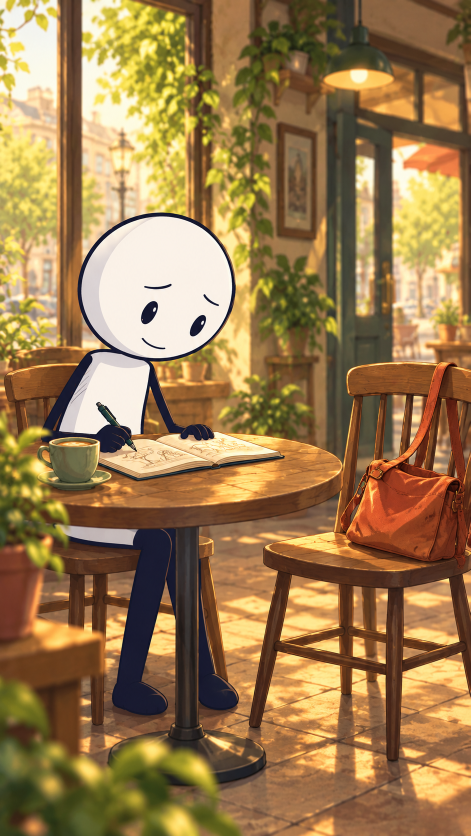
#> input picture outputs/the-empty-chair-source/assets/01-alone.png, 941 x 1672 px (shown at 1/2 size); its folder holds 6 pictures in this run
$ python recut.py
#> lines starting #> are read from the running program, lines starting #| are printed output that depends on the picture
### outputs/the-empty-chair-source/render.py
"""The Empty Chair: illustrated character animation, narration and local assembly.

Rebuild offline with Pillow and FFmpeg. All timings follow the included voice take.
Source coordinates use the 941 x 1672 illustration canvas; rendering is 720 x 1280.
"""
from array import array
import argparse
from bisect import bisect_right
import json
import math
from pathlib import Path
import random
import subprocess
import wave

from PIL import Image, ImageDraw, ImageEnhance, ImageFont

HERE = Path(__file__).resolve().parent
OUT = HERE.parent
SIZE = (720, 1280)
W, H = SIZE
FPS = 24
SPEED = .95
LEAD = .4
PAUSES = [(20.298, .5), (24.347, 1.0), (29.293, .55), (37.350, .3)]
TAIL = 3.0
VOICE_LENGTH = 41.016
DURATION = math.ceil((LEAD + VOICE_LENGTH / SPEED + sum(p[1] for p in PAUSES) + TAIL) * FPS) / FPS
FONT = '/System/Library/Fonts/Supplemental/Arial Bold.ttf'
if not Path(FONT).exists():
    FONT = '/usr/share/fonts/truetype/dejavu/DejaVuSans-Bold.ttf'


def ease(x):
    x = max(0, min(1, x))
    return x * x * (3 - 2 * x)


def pulse(t, start, length):
    return math.sin(math.pi * (t - start) / length) ** 2 if start < t < start + length else 0


def when(t, after=True):
    return LEAD + t / SPEED + sum(gap for at, gap in PAUSES if at < t or (after and at == t))


# Shot duration is independent of camera motion: no constant zooming or floating.
# crop = center x, center y, scale, measured in original illustration coordinates.
EDIT = [
    (0, 'alone', (470, 830, 1.04), 'draw', 'THE EMPTY CHAIR'),
    (3.220, 'alone', (355, 825, 1.48), 'draw', ''),
    (5.135, 'alone', (706, 1040, 2.0), 'still', ''),
    (6.970, 'question', (470, 730, 1.13), 'ask', ''),
    (10.421, 'question', (290, 690, 1.70), 'hesitate', ''),
    (11.700, 'bag', (470, 850, 1.08), 'lift', ''),
    (13.016, 'together', (470, 800, 1.12), 'talk', ''),
    (16.222, 'together', (630, 650, 1.55), 'ask', ''),
    (17.853, 'together', (300, 650, 1.65), 'nod', ''),
    (18.858, 'together', (470, 790, 1.16), 'talk', ''),
    (20.298, 'waiting', (470, 830, 1.06), 'wait', 'THE NEXT MORNING'),
    (23.125, 'waiting', (670, 850, 1.25), 'still', ''),
    (24.347, 'waiting', (320, 685, 1.57), 'wait', 'THREE MORNINGS'),
    (26.793, 'disappointed', (470, 830, 1.06), 'sad', 'THE FOURTH MORNING'),
    (29.293, 'return', (470, 770, 1.08), 'return', ''),
    (32.350, 'return', (650, 880, 1.48), 'show', ''),
    (34.021, 'books', (655, 790, 1.42), 'still', ''),
    (37.350, 'return', (370, 730, 1.25), 'laugh', ''),
    (40.964, 'books', (470, 835, 1.02), 'still', ''),
]


# heads: ellipse and eye centers in the original illustration canvas.
SPECS = {
    'alone': dict(file='01-alone.png', heads=[(313, 576, 157, 150, [(298, 624), (397, 651)])],
                  hands=[(235, 858, 68, 72)]),
    'question': dict(file='02-question.png', heads=[
        (254, 582, 145, 139, [(268, 612), (358, 566)]),
        (641, 462, 143, 137, [(548, 497), (645, 522)])], hands=[(650, 815, 78, 67)]),
    'bag': dict(file='02b-bag.png', heads=[
        (313, 597, 145, 131, [(338, 620), (423, 565)]),
        (641, 462, 143, 137, [(548, 497), (645, 522)])], hands=[(699, 778, 100, 110)]),
    'together': dict(file='03-together.png', heads=[
        (248, 578, 145, 133, [(268, 609), (355, 565)]),
        (662, 546, 147, 142, [(562, 593), (658, 614)])], hands=[(615, 810, 95, 87)]),
    'waiting': dict(file='04-waiting.png', heads=[
        (300, 565, 155, 140, [(347, 585), (430, 557)])], hands=[(235, 858, 68, 72)]),
    'disappointed': dict(file='05-disappointed.png', heads=[
        (314, 576, 154, 143, [(293, 646), (390, 663)])], hands=[]),
    'return': dict(file='06-return-final.png', heads=[
        (249, 577, 146, 133, [(263, 598), (348, 545)]),
        (641, 430, 143, 132, [(545, 457), (640, 489)])], hands=[]),
    'books': dict(file='07-books-final.png', heads=[], hands=[]),
}


# [39 lines left out: functions read_cues, prepare_voice, not called in this run]


class Scene:
    def __init__(self, name, spec):
#> called with name = 'alone'
        self.name = name
        self.im = Image.open(HERE / 'assets' / spec['file']).convert('RGB').resize(SIZE, Image.Resampling.LANCZOS)
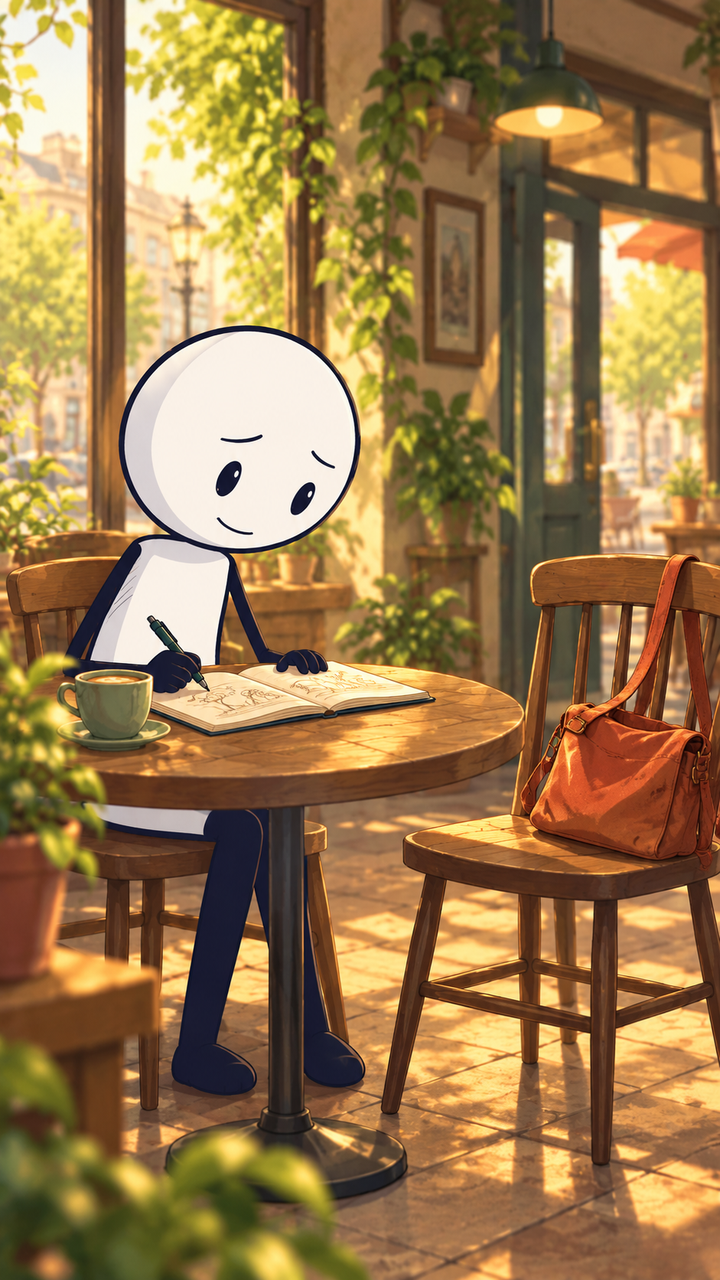
#> self.im: PIL image 720x1280 RGB; mean R, G, B 154.6, 122.8, 78.3
        self.heads = [(x * W / 941, y * H / 1672, rx * W / 941, ry * H / 1672,
                       [(ex * W / 941, ey * H / 1672) for ex, ey in eyes])
                      for x, y, rx, ry, eyes in spec['heads']]
        self.hands = [(x * W / 941, y * H / 1672, rx * W / 941, ry * H / 1672)
                      for x, y, rx, ry in spec['hands']]

    # [65 lines left out: functions frame, lines_for, not called in this run]


class Reel:
    # [70 lines left out: functions __init__, frame, sound_bed, not called in this run]


def srt_time(sec):
    ms = round(sec*1000)
    return f'{ms//3600000:02}:{ms//60000%60:02}:{ms//1000%60:02},{ms%1000:03}'


# [43 lines left out: function render, not called in this run]


# [6 lines that do not run on import are left out]

### outputs/the-empty-chair-source/recut.py
"""Rhythm revision: original illustrations and stable eyes, new narration and edit.

Offline rebuild: python outputs/the-empty-chair-source/recut.py [--preview]
"""
from array import array
import argparse
import json
import math
from pathlib import Path
import random
import subprocess
import wave
from PIL import Image, ImageDraw, ImageEnhance, ImageFont
from render import Scene, SPECS, HERE, OUT, SIZE, FPS, FONT, ease, lines_for

LEAD=.3
PAUSES=[(6.030,.2),(8.801,.3),(16.636,.55),(19.201,.8),(20.335,.45),(22.899,.9),(29.922,.25)]
VOICE_LENGTH=33.456
TAIL=2.8
DURATION=math.ceil((LEAD+VOICE_LENGTH+sum(g for _,g in PAUSES)+TAIL)*FPS)/FPS


def at(t,after=True):
    return LEAD+t+sum(g for p,g in PAUSES if p<t or (after and p==t))


# Uneven durations follow the emotional action rather than a repeating shot grid.
# time, image, camera center/zoom, acting, camera move, brief time-jump label
SHOTS=[
 (0,'alone',(350,720,1.40),'draw','settle',''),
 (2.860,'alone',(470,850,1.06),'draw','hold',''),
 (4.55,'alone',(706,1050,2.0),'still','hold',''),
 (6.030,'question',(470,735,1.15),'ask','hold',''),
 (8.801,'question',(290,665,1.62),'hesitate','hold',''),
 (9.7,'bag',(520,860,1.18),'lift','hold',''),
 (10.979,'together',(470,760,1.15),'talk','hold',''),
 (12.551,'together',(650,600,1.58),'ask','hold',''),
 (14.355,'together',(300,615,1.70),'nod','hold',''),
 (15.45,'together',(470,790,1.14),'talk','hold',''),
 (16.636,'waiting',(470,830,1.06),'wait','hold','THE NEXT MORNING'),
 (18.45,'waiting',(705,980,1.67),'still','hold',''),
 (19.201,'waiting',(320,655,1.57),'wait','hold','THE NEXT DAY'),
 (20.335,'disappointed',(470,830,1.08),'sad','hold','DAY FOUR'),
 (22.899,'return',(470,745,1.12),'return','hold',''),
 (25.979,'return',(625,750,1.46),'show','hold',''),
 (27.422,'return',(470,830,1.0),'show','hold',''),
 (28.556,'return',(470,830,1.0),'show','hold',''),
 (29.922,'return',(285,600,1.65),'laugh','release',''),
 (31.1,'return',(470,800,1.08),'return','hold',''),
 (33.350,'books',(470,835,1.22),'still','reveal',''),
]


# [28 lines left out: functions cues, voice, not called in this run]


class Recut:
    def __init__(self,scene_class=Scene):
        self.scenes={n:scene_class(n,s) for n,s in SPECS.items()};self.starts=[0]+[at(s[0]) for s in SHOTS[1:]]
#> call 2 of __init__, with name = 'question'
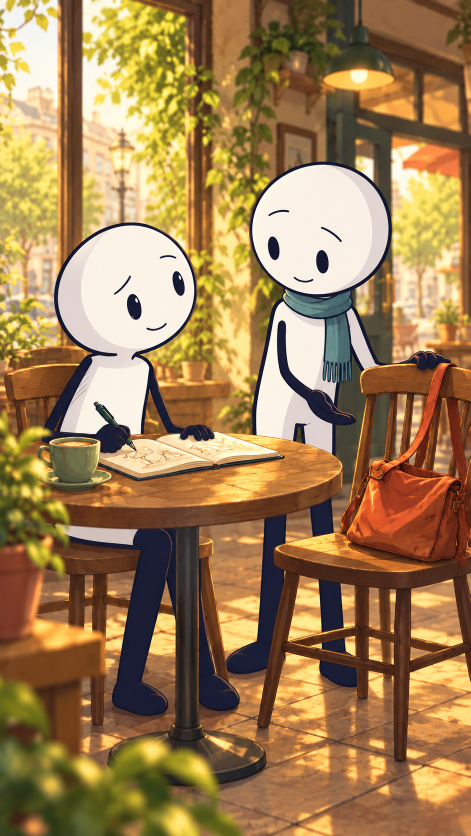
#> input picture outputs/the-empty-chair-source/assets/02-question.png, 941 x 1672 px (shown at 1/2 size)
#> in __init__ (call 2), `self.im = Image.open(HERE / 'assets' / spec['file']).convert('RGB').re..`:
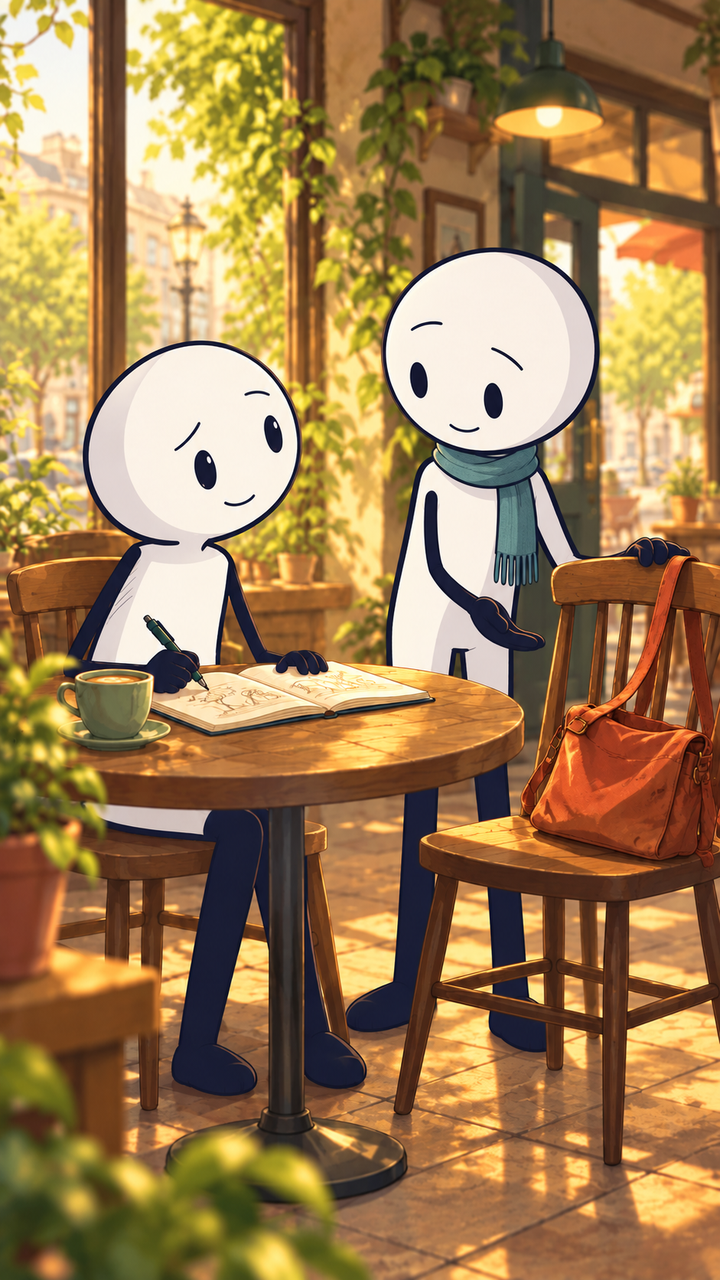
#> self.im: PIL image 720x1280 RGB; mean R, G, B 159.5, 126.9, 83.4
#> call 3 of __init__, with name = 'bag'
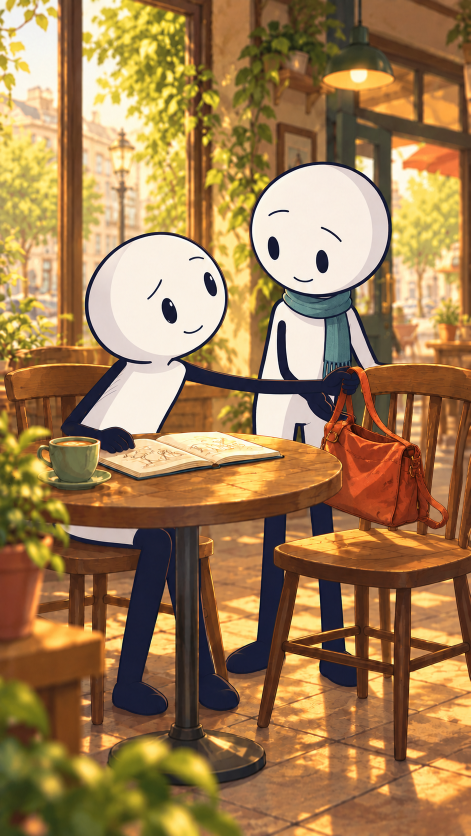
#> input picture outputs/the-empty-chair-source/assets/02b-bag.png, 941 x 1672 px (shown at 1/2 size)
#> in __init__ (call 3), `self.im = Image.open(HERE / 'assets' / spec['file']).convert('RGB').re..`:
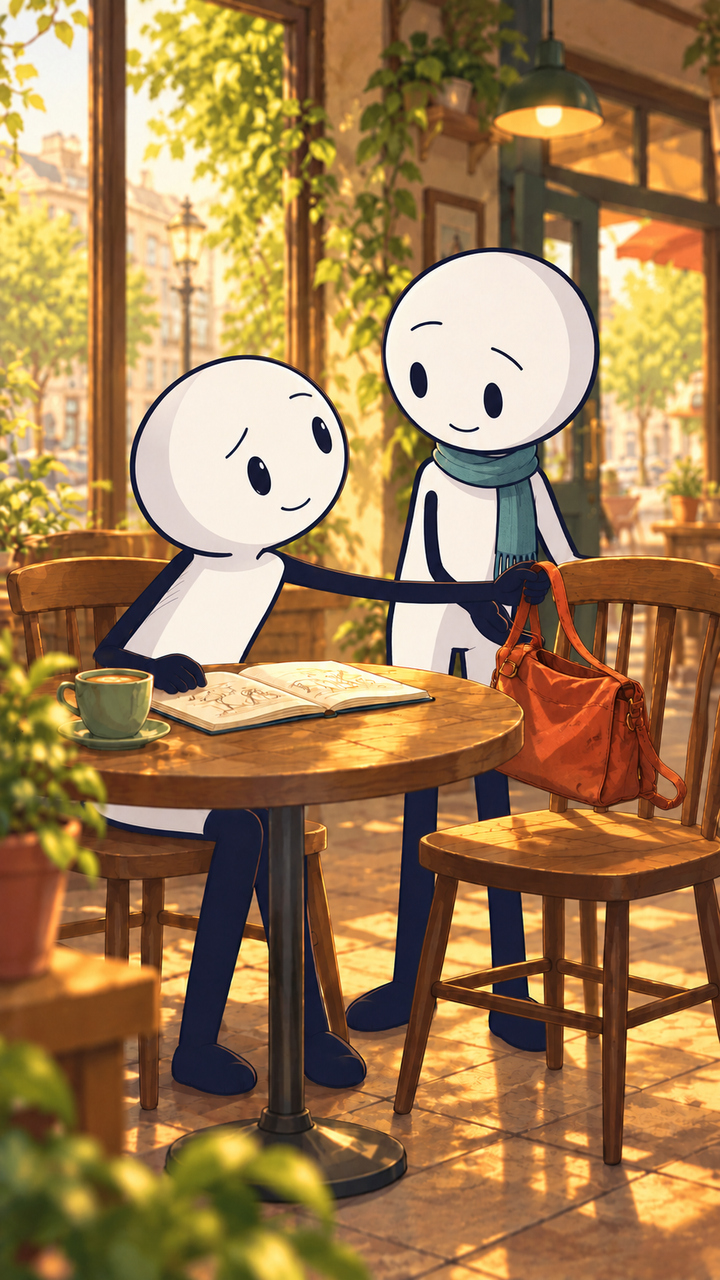
#> self.im: PIL image 720x1280 RGB; mean R, G, B 160.5, 125.7, 81.6
#> call 4 of __init__, with name = 'together'
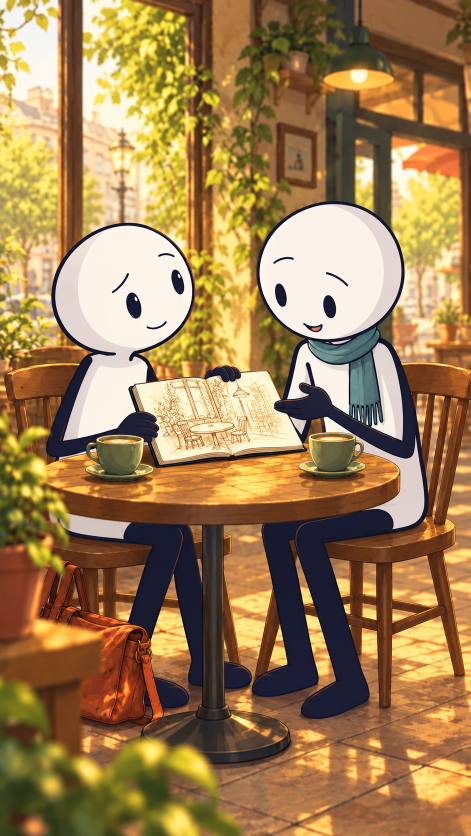
#> input picture outputs/the-empty-chair-source/assets/03-together.png, 941 x 1672 px (shown at 1/2 size)
#> in __init__ (call 4), `self.im = Image.open(HERE / 'assets' / spec['file']).convert('RGB').re..`:
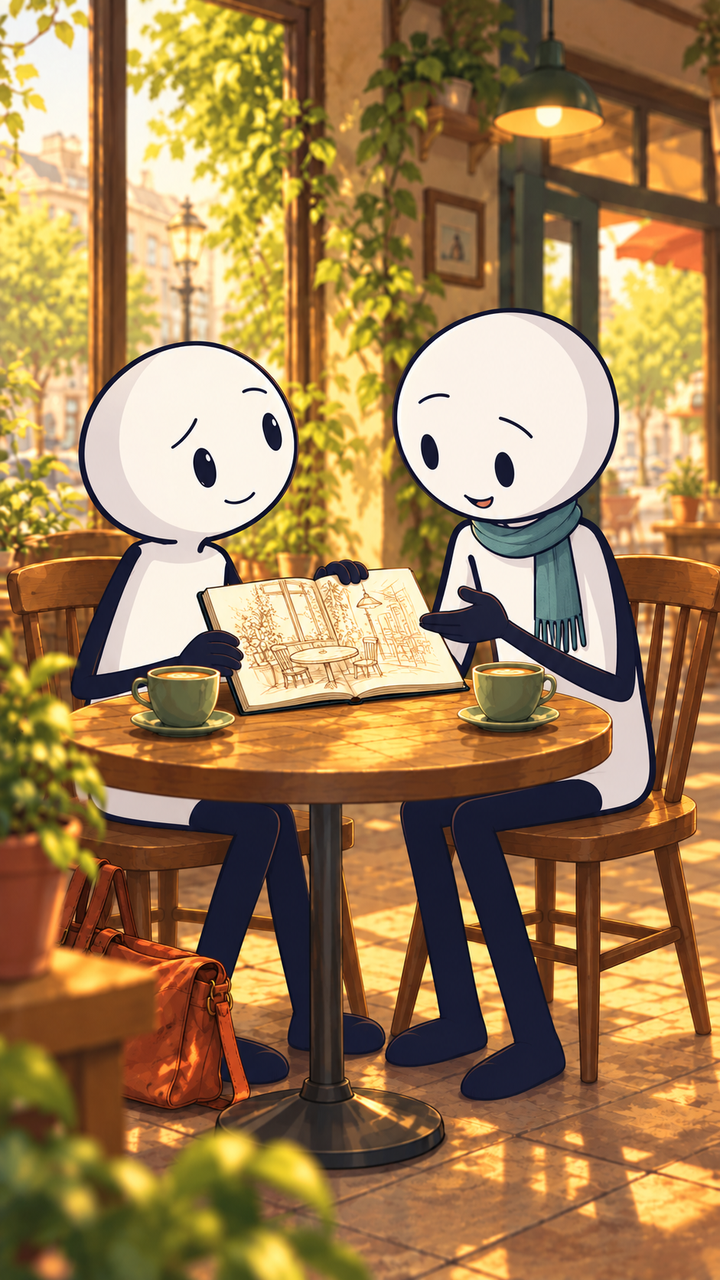
#> self.im: PIL image 720x1280 RGB; mean R, G, B 159.3, 127, 83
        self.motion=scene_class is not Scene
        self.captions=cues();self.face=ImageFont.truetype(FONT,34);self.label=ImageFont.truetype(FONT,21)

    # [58 lines left out: functions frame, sound, not called in this run]


def stamp(t):
    ms=round(t*1000);return f'{ms//3600000:02}:{ms//60000%60:02}:{ms//1000%60:02},{ms%1000:03}'


def render(preview=False,with_motion=False):
    from motion import MovementScene
    reel=Recut(MovementScene if with_motion else Scene);target=OUT/('the-empty-chair-story-order.mp4' if with_motion else 'the-empty-chair-recut.mp4')
    if preview:
        sheet=Image.new('RGB',(1080,1920))
        for n,i in enumerate([0,2,3,6,10,13,14,18,20]):sheet.paste(reel.frame(reel.starts[i]+.4).resize((360,640)),(n%3*360,n//3*640))
        sheet.save(target.with_suffix('.storyboard.jpg'));return
    v=voice();s=sound();temp=target.with_suffix('.partial.mp4')
    cmd=['ffmpeg','-v','error','-y','-f','rawvideo','-pix_fmt','rgb24','-s','720x1280','-r',str(FPS),'-i','-',
         '-i',str(v),'-i',str(s),'-filter_complex','[1:a]loudnorm=I=-17:TP=-2:LRA=9[v];[v][2:a]amix=inputs=2:normalize=0,alimiter=limit=0.95[a]',
         '-map','0:v','-map','[a]','-c:v','libx264','-preset','fast','-crf','18','-pix_fmt','yuv420p','-c:a','aac','-b:a','192k',
         '-t',str(DURATION),'-movflags','+faststart',str(temp)]
    with (HERE/'recut.render.log').open('w') as log:
        p=subprocess.Popen(cmd,stdin=subprocess.PIPE,stderr=log)
        try:
            for frame in range(round(DURATION*FPS)):
                if frame%(FPS*3)==0:print(f'Rendering {frame/FPS:.0f}/{DURATION:.2f}s',flush=True)
                p.stdin.write(reel.frame(frame/FPS).tobytes())
            p.stdin.close()
            if p.wait():raise RuntimeError('FFmpeg failed; see recut.render.log')
            temp.replace(target)
        finally:
            if p.poll() is None:p.kill();p.wait()
            temp.unlink(missing_ok=True)
    target.with_suffix('.srt').write_text('\n\n'.join(f'{i+1}\n{stamp(a)} --> {stamp(b)}\n{text}' for i,(a,b,text) in enumerate(reel.captions))+'\n')
    target.with_suffix('.timeline.json').write_text(json.dumps(dict(title='The Empty Chair — rhythm revision',duration=DURATION,
        dialogue_mouth_animation=with_motion,original_artwork=True,eyes='original artwork preserved; no blink overlays',fps=FPS,width=720,height=1280,
        shots=[dict(start=reel.starts[i],end=reel.starts[i+1] if i+1<len(SHOTS) else DURATION,image=s[1],acting='pull' if with_motion and s[0]==31.1 else s[3],camera_motion='locked' if with_motion else s[4]) for i,s in enumerate(SHOTS)],speech_cues=reel.captions),indent=2))
    print(target)


if __name__=='__main__':
#> (the run stopped early here; a loop or call above may not have finished)
